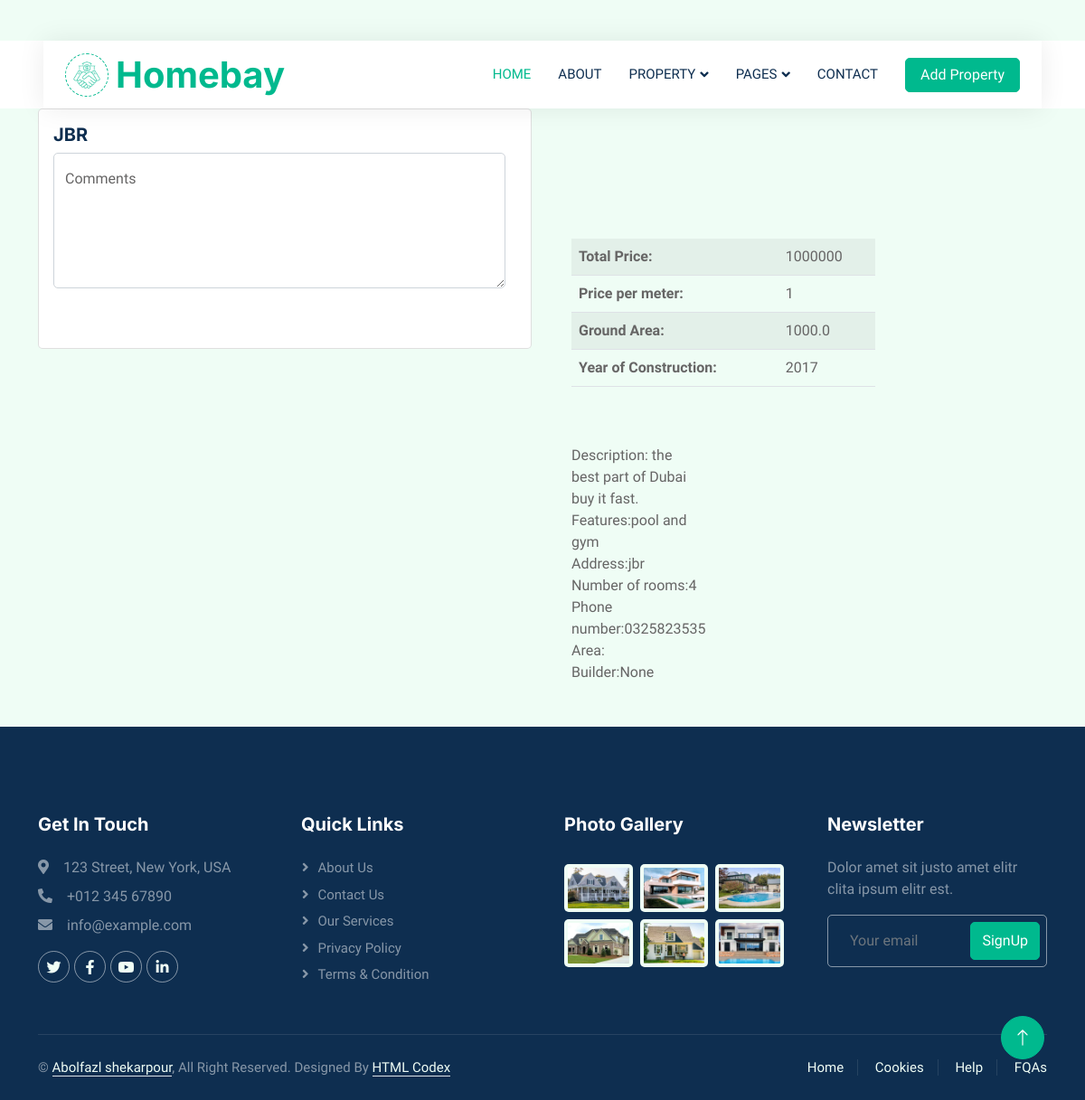
The app's page /detail/4/, older data.
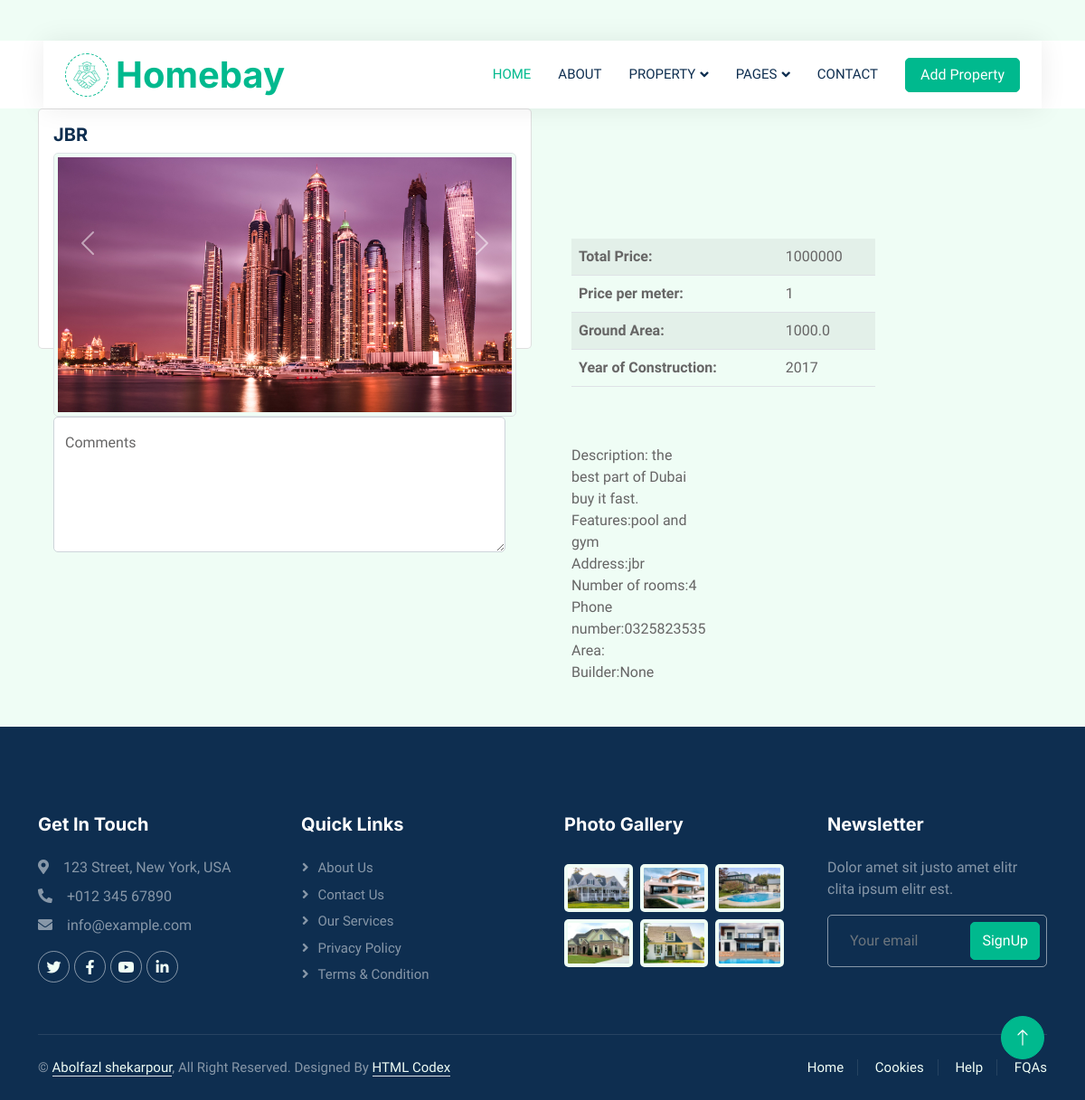
The same page, newer data.
### RealState/models.py (models this page shows, shortened)
class Property(models.Model):
    title = models.CharField(max_length=200)
    description = models.TextField( max_length=2000)
    address = models.TextField(max_length=300)
    phone_number = models.CharField(max_length=10)
    Year_of_Construction= models.DecimalField(max_digits=4,decimal_places=0)
    Number_of_rooms= models.DecimalField(max_digits=2 ,decimal_places=0)
    Ground_Area=models.FloatField()
    Features=models.TextField(max_length=4000)
    Total_Price=models.DecimalField(max_digits=14,decimal_places=0)
    Price_per_meter=models.DecimalField(max_digits=14,decimal_places=0)
    area = models.ForeignKey(Area,on_delete=models.CASCADE)
    Builder = models.ForeignKey(Builder,on_delete=models.CASCADE,null=True, blank=True , related_name='builder')
    Bathroom = models.DecimalField(max_digits=2 ,decimal_places=0,default=0)
    class Meta:
        ordering = ['id']

class Property_Images(models.Model):
    picture = models.ImageField(null=True, blank=True , upload_to ='images')
    property = models.ForeignKey(Property,on_delete=models.CASCADE , related_name='pictures')

### RealState/views.py (the view)
# urls.py: path('detail/<int:pk>/', detail , name='detail'),
def detail(request,pk=None):
    property = get_object_or_404(Property , pk=pk)
    return render(request, 'detail.html',{'property': property})

### RealState/templates/detail.html (shortened to what this page needs)
{% extends 'base.html' %}
{% load humanize %}
{% block content %}
<section class="properties">
    <div class="container">
        <div class="row">
            <div class="col-md-6">
                <div class="card property-card">
                    <div class="card-body">
                        <h5 class="card-title">{{ property.title }}</h5>
                        <div id="propertyImageCarousel" class="carousel slide" data-bs-ride="carousel" style="width: 100%; height: 200px;">
                            <div class="carousel-inner">
                                {% for image in property.pictures.all %}
                                    <div class="carousel-item{% if forloop.first %} active{% endif %}">
                                        <img src="{{ image.picture.url }}" alt="Property Image" class="d-block w-100 img-thumbnail" />
                                    </div>
                                {% endfor %}
                            </div>
                            <button class="carousel-control-prev" type="button" data-bs-target="#propertyImageCarousel" data-bs-slide="prev">
                                <span class="carousel-control-prev-icon" aria-hidden="true"></span>
                            </button>
                            <button class="carousel-control-next" type="button" data-bs-target="#propertyImageCarousel" data-bs-slide="next">
                                <span class="carousel-control-next-icon" aria-hidden="true"></span>
                            </button>
                            <div class="col-md-4">
                           <div class="form-floating">
                              <textarea class="form-control"
                               placeholder="Leave a comment here"
                              id="floatingTextarea2"
                                style="width: 500px;
                                      height: 150px"></textarea>
                               <label for="floatingTextarea2">Comments</label>
                          </div>
                        </div>
                    </div>
                </div>
            </div>
        </div>
            <div class="col-md-4"><br /><br /><br /><br /><br /><br />
                <div style="text-align: left; margin-left: 20px;">
                    <table class="table table-striped" style="width: 100%;">
                        <tbody>
                            <tr>
                                <th>Total Price:</th>
                                <td>{{ property.Total_Price }}</td>
                            </tr>
                            <tr>
                                <th>Price per meter:</th>
                                <td>{{ property.Price_per_meter }}</td>
                            </tr>
                            <tr>
                                <th>Ground Area:</th>
                                <td>{{ property.Ground_Area }}</td>
                            </tr>
                            <tr>
                                <th>Year of Construction:</th>
                                <td>{{ property.Year_of_Construction }}</td>
                            </tr>
                        </tbody>
                    </table>
                    <div class="col-md-5"><br /><br />
                        Description: {{ property.description }}
                        <br />
                        Features:{{ property.Features }}
                        <br />
                        Address:{{ property.address }}
                        <br />
                        Number of rooms:{{ property.Number_of_rooms }}
                        <br />
                        Phone number:{{ property.phone_number }}
                        <br />
                        Area:{{ property.Area }}
                        <br />
                        Builder:{{ property.Builder }}
                    </div>
                </div>
            </div>
            </div>
        </div>
</section>
{% endblock %}

### RealState/templates/base.html (shortened to what this page needs)
{% load static %}
<!DOCTYPE html>
<html lang="en">
<head>
    <link href="https://cdnjs.cloudflare.com/ajax/libs/font-awesome/5.10.0/css/all.min.css" rel="stylesheet">
    <link href="https://cdn.jsdelivr.net/npm/bootstrap-icons@1.4.1/font/bootstrap-icons.css" rel="stylesheet">
    <link href="{% static 'lib/animate/animate.min.css'%}" rel="stylesheet">
    <link href="{% static 'lib/owlcarousel/assets/owl.carousel.min.css'%}" rel="stylesheet">
    <link href="{% static 'css/bootstrap.min.css'%}" rel="stylesheet">
    <link href="{% static 'css/style.css'%}" rel="stylesheet">
</head>
<body>
    <div class="container-xxl bg-white p-0">
        <div class="container-fluid nav-bar bg-transparent">
            <nav class="navbar navbar-expand-lg bg-white navbar-light py-0 px-4">
                <a href="index.html" class="navbar-brand d-flex align-items-center text-center">
                    <div class="icon p-2 me-2">
                        <img class="img-fluid" src="img/icon-deal.png" alt="Icon" style="width: 30px; height: 30px;">
                    </div>
                    <h1 class="m-0 text-primary">Homebay</h1>
                </a>
                <div class="collapse navbar-collapse" id="navbarCollapse">
                    <div class="navbar-nav ms-auto">
                        <a href="index.html" class="nav-item nav-link active">Home</a>
                        <a href="about.html" class="nav-item nav-link">About</a>
                        <div class="nav-item dropdown">
                            <a href="#" class="nav-link dropdown-toggle" data-bs-toggle="dropdown">Property</a>
                        </div>
                        <div class="nav-item dropdown">
                            <a href="#" class="nav-link dropdown-toggle" data-bs-toggle="dropdown">Pages</a>
                        </div>
                        <a href="contact.html" class="nav-item nav-link">Contact</a>
                    </div>
                    <a href="" class="btn btn-primary px-3 d-none d-lg-flex">Add Property</a>
                </div>
            </nav>
        </div>
            </div>
        {% block content %}
        {% endblock %}
        <div class="container-fluid bg-dark text-white-50 footer pt-5 mt-5 wow fadeIn" data-wow-delay="0.1s">
            <div class="container py-5">
                <div class="row g-5">
                    <div class="col-lg-3 col-md-6">
                        <h5 class="text-white mb-4">Get In Touch</h5>
                        <p class="mb-2"><i class="fa fa-map-marker-alt me-3"></i>123 Street, New York, USA</p>
                        <p class="mb-2"><i class="fa fa-phone-alt me-3"></i>+012 345 67890</p>
                        <p class="mb-2"><i class="fa fa-envelope me-3"></i>info@example.com</p>
                        <div class="d-flex pt-2">
                            <a class="btn btn-outline-light btn-social" href=""><i class="fab fa-twitter"></i></a>
                            <a class="btn btn-outline-light btn-social" href=""><i class="fab fa-facebook-f"></i></a>
                            <a class="btn btn-outline-light btn-social" href=""><i class="fab fa-youtube"></i></a>
                            <a class="btn btn-outline-light btn-social" href=""><i class="fab fa-linkedin-in"></i></a>
                        </div>
                    </div>
                    <div class="col-lg-3 col-md-6">
                        <h5 class="text-white mb-4">Quick Links</h5>
                        <a class="btn btn-link text-white-50" href="">About Us</a>
                        <a class="btn btn-link text-white-50" href="">Contact Us</a>
                        <a class="btn btn-link text-white-50" href="">Our Services</a>
                        <a class="btn btn-link text-white-50" href="">Privacy Policy</a>
                        <a class="btn btn-link text-white-50" href="">Terms & Condition</a>
                    </div>
                    <div class="col-lg-3 col-md-6">
                        <h5 class="text-white mb-4">Photo Gallery</h5>
                        <div class="row g-2 pt-2">
                            <div class="col-4">
                                <img class="img-fluid rounded bg-light p-1" src="img/property-1.jpg" alt="">
                            </div>
                            <div class="col-4">
                                <img class="img-fluid rounded bg-light p-1" src="img/property-2.jpg" alt="">
                            </div>
                            <div class="col-4">
                                <img class="img-fluid rounded bg-light p-1" src="img/property-3.jpg" alt="">
                            </div>
                            <div class="col-4">
                                <img class="img-fluid rounded bg-light p-1" src="img/property-4.jpg" alt="">
                            </div>
                            <div class="col-4">
                                <img class="img-fluid rounded bg-light p-1" src="img/property-5.jpg" alt="">
                            </div>
                            <div class="col-4">
                                <img class="img-fluid rounded bg-light p-1" src="img/property-6.jpg" alt="">
                            </div>
                        </div>
                    </div>
                    <div class="col-lg-3 col-md-6">
                        <h5 class="text-white mb-4">Newsletter</h5>
                        <p>Dolor amet sit justo amet elitr clita ipsum elitr est.</p>
                        <div class="position-relative mx-auto" style="max-width: 400px;">
                            <input class="form-control bg-transparent w-100 py-3 ps-4 pe-5" type="text" placeholder="Your email">
                            <button type="button" class="btn btn-primary py-2 position-absolute top-0 end-0 mt-2 me-2">SignUp</button>
                        </div>
                    </div>
                </div>
            </div>
            <div class="container">
                <div class="copyright">
                    <div class="row">
                        <div class="col-md-6 text-center text-md-start mb-3 mb-md-0">
                            &copy; <a class="border-bottom" href="https://shekarpour.ir/"> Abolfazl shekarpour</a>, All Right Reserved.
							Designed By <a class="border-bottom" href="#">HTML Codex</a>
                        </div>
                        <div class="col-md-6 text-center text-md-end">
                            <div class="footer-menu">
                                <a href="">Home</a>
                                <a href="">Cookies</a>
                                <a href="">Help</a>
                                <a href="">FQAs</a>
                            </div>
                        </div>
                    </div>
                </div>
            </div>
        </div>
        <a href="#" class="btn btn-lg btn-primary btn-lg-square back-to-top"><i class="bi bi-arrow-up"></i></a>
</body>
</html>

### RealState/static/css/style.css (style rules this page uses)
:root { --primary: #00B98E; --secondary: #FF6922; --light: #EFFDF5; --dark: #0E2E50; }
.back-to-top { position: fixed; display: none; right: 45px; bottom: 45px; z-index: 99; }
.btn { transition: .5s; }
.btn.btn-primary, .btn.btn-secondary { color: #FFFFFF; }
.btn-lg-square { width: 48px; height: 48px; }
.btn-square, .btn-sm-square, .btn-lg-square { padding: 0; display: flex; align-items: center; justify-content: center; font-weight: normal; border-radius: 50px; }
.nav-bar { position: relative; margin-top: 45px; padding: 0 3rem; transition: .5s; z-index: 9999; }
.navbar { box-shadow: 0 0 30px rgba(0, 0, 0, .08); }
.navbar .dropdown-toggle::after { border: none; content: "\f107"; font-family: "Font Awesome 5 Free"; font-weight: 900; vertical-align: middle; margin-left: 5px; transition: .5s; }
.navbar-light .navbar-nav .nav-link { margin-right: 30px; padding: 25px 0; color: #FFFFFF; font-size: 15px; text-transform: uppercase; outline: none; }
.navbar-light .navbar-nav .nav-link:hover, .navbar-light .navbar-nav .nav-link.active { color: var(--primary); }
.navbar-light .navbar-brand { height: 75px; }
.navbar-light .navbar-nav .nav-link { color: var(--dark); font-weight: 500; }
.icon { padding: 15px; display: inline-flex; align-items: center; justify-content: center; background: #FFFFFF !important; border-radius: 50px; border: 1px dashed var(--primary) !important; }
.footer .btn.btn-social { margin-right: 5px; width: 35px; height: 35px; display: flex; align-items: center; justify-content: center; color: var(--light); border: 1px solid rgba(255,255,255,0.5); border-radius: 35px; transition: .3s; }
.footer .btn.btn-link { display: block; margin-bottom: 5px; padding: 0; text-align: left; font-size: 15px; font-weight: normal; text-transform: capitalize; transition: .3s; }
.footer .btn.btn-link::before { position: relative; content: "\f105"; font-family: "Font Awesome 5 Free"; font-weight: 900; margin-right: 10px; }
.footer .form-control { border-color: rgba(255,255,255,0.5); }
.footer .copyright { padding: 25px 0; font-size: 15px; border-top: 1px solid rgba(256, 256, 256, .1); }
.footer .copyright a { color: var(--light); }
.footer .footer-menu a { margin-right: 15px; padding-right: 15px; border-right: 1px solid rgba(255, 255, 255, .1); }
.footer .footer-menu a:last-child { margin-right: 0; padding-right: 0; border-right: none; }

Row changes from the older to the newer data that the page shows:
added Property_Images: picture (picture)
